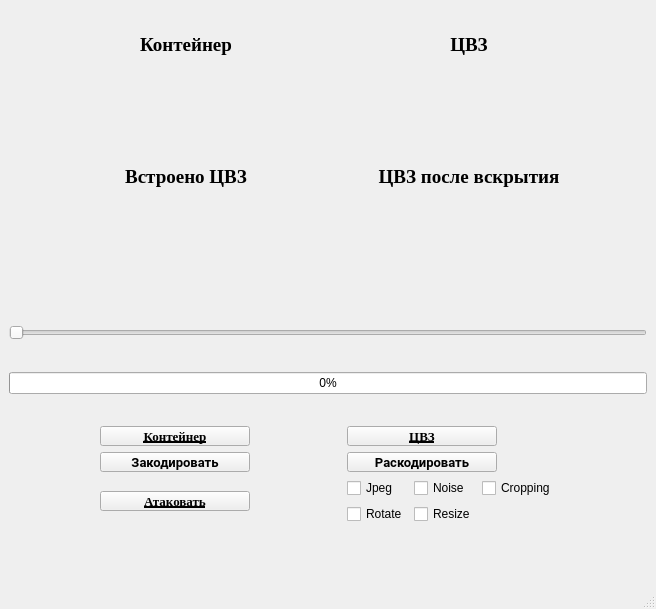
<?xml version="1.0" encoding="UTF-8"?>
<ui version="4.0">
 <class>MainWindow</class>
 <widget class="QMainWindow" name="MainWindow">
  <property name="geometry">
   <rect>
    <x>0</x>
    <y>0</y>
    <width>656</width>
    <height>609</height>
   </rect>
  </property>
  <property name="maximumSize">
   <size>
    <width>770</width>
    <height>609</height>
   </size>
  </property>
  <property name="windowTitle">
   <string>MainWindow</string>
  </property>
  <widget class="QWidget" name="centralwidget">
   <layout class="QVBoxLayout" name="verticalLayout">
    <item>
     <layout class="QGridLayout" name="gridLayout_2">
      <property name="topMargin">
       <number>0</number>
      </property>
      <item row="1" column="1">
       <widget class="QLabel" name="label_mess">
        <property name="minimumSize">
         <size>
          <width>200</width>
          <height>100</height>
         </size>
        </property>
        <property name="maximumSize">
         <size>
          <width>200</width>
          <height>100</height>
         </size>
        </property>
        <property name="text">
         <string/>
        </property>
        <property name="scaledContents">
         <bool>true</bool>
        </property>
       </widget>
      </item>
      <item row="0" column="0">
       <widget class="QLabel" name="name_container">
        <property name="maximumSize">
         <size>
          <width>16777215</width>
          <height>20</height>
         </size>
        </property>
        <property name="font">
         <font>
          <family>Times New Roman</family>
          <pointsize>14</pointsize>
          <bold>true</bold>
         </font>
        </property>
        <property name="text">
         <string>Контейнер</string>
        </property>
        <property name="alignment">
         <set>Qt::AlignCenter</set>
        </property>
       </widget>
      </item>
      <item row="1" column="0">
       <widget class="QLabel" name="label_container">
        <property name="minimumSize">
         <size>
          <width>200</width>
          <height>100</height>
         </size>
        </property>
        <property name="maximumSize">
         <size>
          <width>200</width>
          <height>100</height>
         </size>
        </property>
        <property name="text">
         <string/>
        </property>
        <property name="scaledContents">
         <bool>true</bool>
        </property>
       </widget>
      </item>
      <item row="2" column="1">
       <widget class="QLabel" name="name_out">
        <property name="maximumSize">
         <size>
          <width>16777215</width>
          <height>20</height>
         </size>
        </property>
        <property name="font">
         <font>
          <family>Times New Roman</family>
          <pointsize>14</pointsize>
          <bold>true</bold>
         </font>
        </property>
        <property name="text">
         <string>ЦВЗ после вскрытия</string>
        </property>
        <property name="alignment">
         <set>Qt::AlignCenter</set>
        </property>
       </widget>
      </item>
      <item row="2" column="0">
       <widget class="QLabel" name="name_in">
        <property name="maximumSize">
         <size>
          <width>16777215</width>
          <height>20</height>
         </size>
        </property>
        <property name="font">
         <font>
          <family>Times New Roman</family>
          <pointsize>14</pointsize>
          <bold>true</bold>
         </font>
        </property>
        <property name="text">
         <string>Встроено ЦВЗ</string>
        </property>
        <property name="alignment">
         <set>Qt::AlignCenter</set>
        </property>
       </widget>
      </item>
      <item row="0" column="1">
       <widget class="QLabel" name="name_mess">
        <property name="maximumSize">
         <size>
          <width>16777215</width>
          <height>20</height>
         </size>
        </property>
        <property name="font">
         <font>
          <family>Times New Roman</family>
          <pointsize>14</pointsize>
          <bold>true</bold>
         </font>
        </property>
        <property name="text">
         <string>ЦВЗ</string>
        </property>
        <property name="alignment">
         <set>Qt::AlignCenter</set>
        </property>
       </widget>
      </item>
      <item row="3" column="0">
       <widget class="QLabel" name="label_con_in">
        <property name="minimumSize">
         <size>
          <width>200</width>
          <height>100</height>
         </size>
        </property>
        <property name="maximumSize">
         <size>
          <width>200</width>
          <height>100</height>
         </size>
        </property>
        <property name="text">
         <string/>
        </property>
        <property name="scaledContents">
         <bool>true</bool>
        </property>
       </widget>
      </item>
      <item row="3" column="1">
       <widget class="QLabel" name="label_mess_out">
        <property name="minimumSize">
         <size>
          <width>200</width>
          <height>100</height>
         </size>
        </property>
        <property name="maximumSize">
         <size>
          <width>200</width>
          <height>100</height>
         </size>
        </property>
        <property name="text">
         <string/>
        </property>
        <property name="scaledContents">
         <bool>true</bool>
        </property>
       </widget>
      </item>
     </layout>
    </item>
    <item>
     <widget class="QSlider" name="horizontalSlider">
      <property name="minimum">
       <number>1</number>
      </property>
      <property name="maximum">
       <number>10</number>
      </property>
      <property name="orientation">
       <enum>Qt::Horizontal</enum>
      </property>
     </widget>
    </item>
    <item>
     <widget class="QProgressBar" name="progressBar">
      <property name="value">
       <number>0</number>
      </property>
     </widget>
    </item>
    <item>
     <layout class="QGridLayout" name="gridLayout">
      <property name="topMargin">
       <number>0</number>
      </property>
      <item row="2" column="0">
       <widget class="QPushButton" name="Code">
        <property name="minimumSize">
         <size>
          <width>150</width>
          <height>20</height>
         </size>
        </property>
        <property name="maximumSize">
         <size>
          <width>150</width>
          <height>20</height>
         </size>
        </property>
        <property name="font">
         <font>
          <family>Roboto</family>
          <pointsize>10</pointsize>
          <bold>true</bold>
          <underline>false</underline>
         </font>
        </property>
        <property name="cursor">
         <cursorShape>PointingHandCursor</cursorShape>
        </property>
        <property name="text">
         <string>Закодировать</string>
        </property>
       </widget>
      </item>
      <item row="1" column="1">
       <widget class="QPushButton" name="button_Mess">
        <property name="minimumSize">
         <size>
          <width>150</width>
          <height>20</height>
         </size>
        </property>
        <property name="maximumSize">
         <size>
          <width>150</width>
          <height>20</height>
         </size>
        </property>
        <property name="font">
         <font>
          <family>Times New Roman</family>
          <pointsize>10</pointsize>
          <bold>true</bold>
          <underline>true</underline>
         </font>
        </property>
        <property name="cursor">
         <cursorShape>PointingHandCursor</cursorShape>
        </property>
        <property name="text">
         <string>ЦВЗ</string>
        </property>
       </widget>
      </item>
      <item row="2" column="1">
       <widget class="QPushButton" name="Decode">
        <property name="minimumSize">
         <size>
          <width>150</width>
          <height>20</height>
         </size>
        </property>
        <property name="maximumSize">
         <size>
          <width>150</width>
          <height>20</height>
         </size>
        </property>
        <property name="font">
         <font>
          <family>Roboto</family>
          <pointsize>10</pointsize>
          <bold>true</bold>
          <underline>false</underline>
         </font>
        </property>
        <property name="cursor">
         <cursorShape>PointingHandCursor</cursorShape>
        </property>
        <property name="text">
         <string>Раскодировать</string>
        </property>
       </widget>
      </item>
      <item row="1" column="0">
       <widget class="QPushButton" name="button_Container">
        <property name="minimumSize">
         <size>
          <width>150</width>
          <height>20</height>
         </size>
        </property>
        <property name="maximumSize">
         <size>
          <width>150</width>
          <height>20</height>
         </size>
        </property>
        <property name="font">
         <font>
          <family>Times New Roman</family>
          <pointsize>10</pointsize>
          <bold>true</bold>
          <underline>true</underline>
         </font>
        </property>
        <property name="cursor">
         <cursorShape>PointingHandCursor</cursorShape>
        </property>
        <property name="text">
         <string>Контейнер</string>
        </property>
       </widget>
      </item>
      <item row="5" column="0">
       <widget class="QLabel" name="label">
        <property name="enabled">
         <bool>true</bool>
        </property>
        <property name="maximumSize">
         <size>
          <width>150</width>
          <height>20</height>
         </size>
        </property>
        <property name="font">
         <font>
          <family>Roboto</family>
          <pointsize>20</pointsize>
          <bold>true</bold>
         </font>
        </property>
        <property name="text">
         <string/>
        </property>
       </widget>
      </item>
      <item row="3" column="0">
       <widget class="QPushButton" name="attack">
        <property name="minimumSize">
         <size>
          <width>150</width>
          <height>20</height>
         </size>
        </property>
        <property name="maximumSize">
         <size>
          <width>150</width>
          <height>20</height>
         </size>
        </property>
        <property name="font">
         <font>
          <family>Times New Roman</family>
          <pointsize>10</pointsize>
          <bold>true</bold>
          <underline>true</underline>
         </font>
        </property>
        <property name="cursor">
         <cursorShape>PointingHandCursor</cursorShape>
        </property>
        <property name="text">
         <string>Атаковать</string>
        </property>
       </widget>
      </item>
      <item row="3" column="1">
       <layout class="QGridLayout" name="gridLayout_3">
        <property name="topMargin">
         <number>0</number>
        </property>
        <item row="2" column="0">
         <widget class="QCheckBox" name="Rotate">
          <property name="enabled">
           <bool>true</bool>
          </property>
          <property name="text">
           <string>Rotate</string>
          </property>
         </widget>
        </item>
        <item row="2" column="1">
         <widget class="QCheckBox" name="Resize">
          <property name="enabled">
           <bool>true</bool>
          </property>
          <property name="text">
           <string>Resize</string>
          </property>
         </widget>
        </item>
        <item row="0" column="0">
         <widget class="QCheckBox" name="Jpeg">
          <property name="enabled">
           <bool>true</bool>
          </property>
          <property name="text">
           <string>Jpeg</string>
          </property>
         </widget>
        </item>
        <item row="0" column="1">
         <widget class="QCheckBox" name="Noise">
          <property name="enabled">
           <bool>true</bool>
          </property>
          <property name="autoFillBackground">
           <bool>false</bool>
          </property>
          <property name="text">
           <string>Noise</string>
          </property>
         </widget>
        </item>
        <item row="0" column="2">
         <widget class="QCheckBox" name="Cropping">
          <property name="enabled">
           <bool>true</bool>
          </property>
          <property name="text">
           <string>Cropping</string>
          </property>
         </widget>
        </item>
       </layout>
      </item>
     </layout>
    </item>
   </layout>
  </widget>
  <widget class="QMenuBar" name="menubar">
   <property name="geometry">
    <rect>
     <x>0</x>
     <y>0</y>
     <width>656</width>
     <height>17</height>
    </rect>
   </property>
  </widget>
  <widget class="QStatusBar" name="statusbar"/>
 </widget>
 <resources/>
 <connections/>
</ui>
